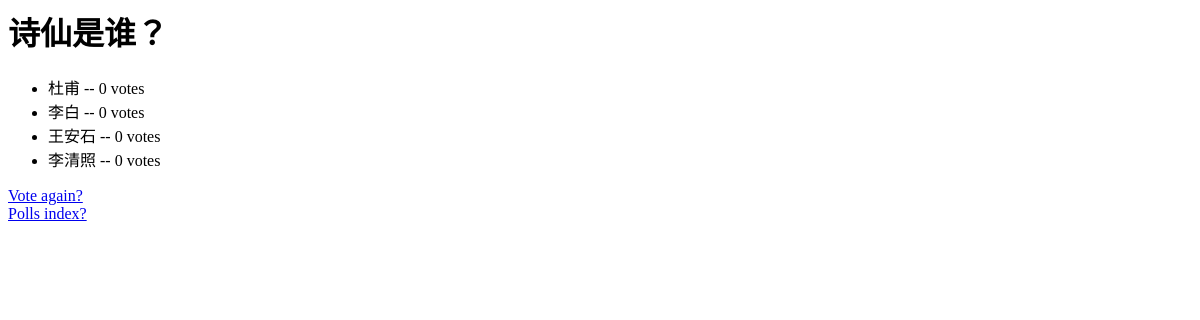
Page /polls/5/results/ on the earlier database version.
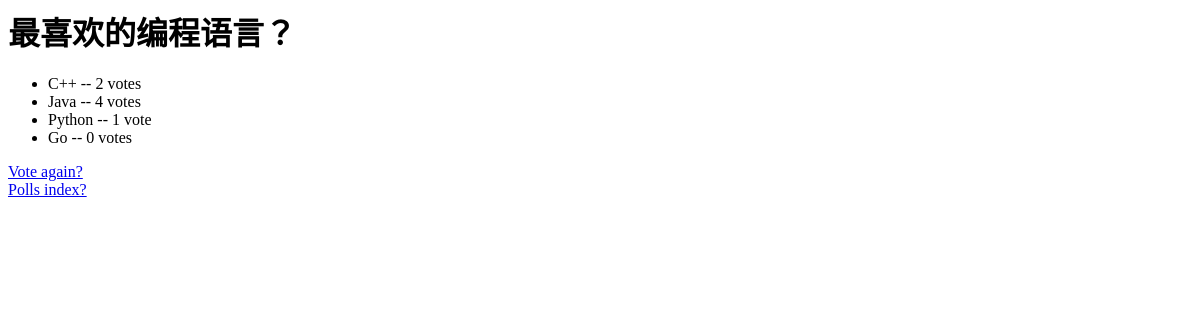
Same page on the later database version.
### polls/models.py (models this page shows, shortened)
class Question(models.Model):
    question_text = models.CharField(max_length=200)
    pub_date = models.DateTimeField('date published')

class Choice(models.Model):
    question = models.ForeignKey(Question, on_delete=models.CASCADE)
    choice_text = models.CharField(max_length=200)
    votes = models.IntegerField(default=0)

### polls/views.py (the view)
# urls.py: path('<int:pk>/results/', views.ResultsView.as_view(), name='results'),
class ResultsView(generic.DetailView):
    model = Question
    template_name = 'polls/results.html'
    def get_queryset(self):
        return Question.objects.filter(pub_date__lte=timezone.now())

### polls/templates/polls/results.html (shortened to what this page needs)
<h1>{{ question.question_text }}</h1>
<ul>
{% for choice in question.choice_set.all %}
    <li>{{ choice.choice_text }} -- {{ choice.votes }} vote{{ choice.votes|pluralize }}</li>
{% endfor %}
</ul>
<a href="{% url 'polls:detail' question.id %}">Vote again?</a>
<a href="{% url 'polls:index' %}">Polls index?</a>

Differences in the rows shown:
no longer on this page (row edited): Choice: choice_text "杜甫", votes "0"
no longer on this page (row edited): Choice: choice_text "李白", votes "0"
no longer on this page (row edited): Choice: choice_text "王安石", votes "0"
no longer on this page (row edited): Choice: choice_text "李清照", votes "0"
changed Question: question_text "诗仙是谁？" → "最喜欢的编程语言？"
now on this page (row edited): Choice: choice_text "C++", votes "2"
now on this page (row edited): Choice: choice_text "Java", votes "4"
now on this page (row edited): Choice: choice_text "Python", votes "1"
now on this page (row edited): Choice: choice_text "Go", votes "0"
